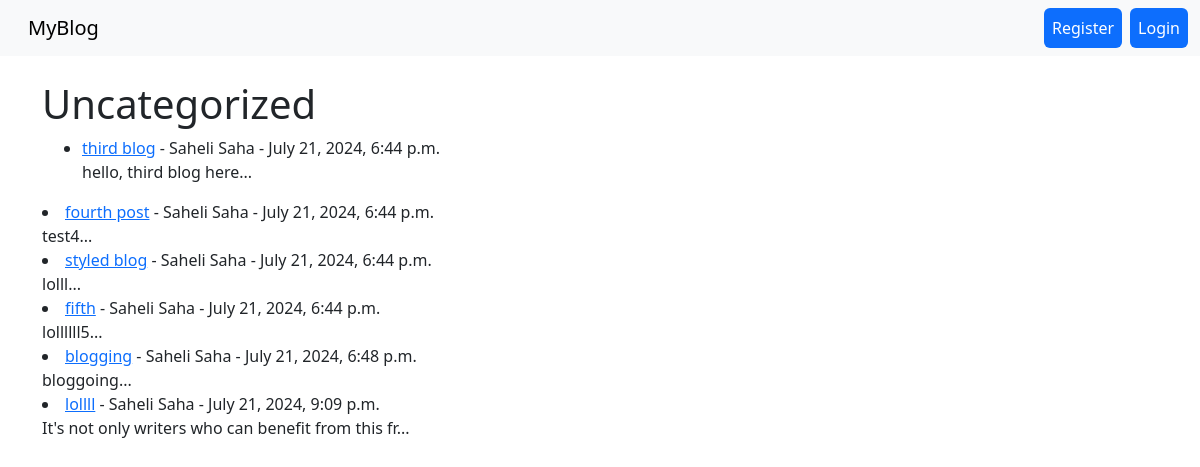
The page /category/uncategorized/ on the database its author committed.
### theblog/models.py (models this page shows, shortened)
class Post(models.Model):
    title = models.CharField(max_length=255)
    title_tag = models.CharField(max_length=255)
    author = models.ForeignKey(User, on_delete=models.CASCADE)
    body= RichTextField(blank=True,null=True)
    post_date = models.DateTimeField(auto_now_add=True)
    category = models.CharField(max_length=255, default='uncategorized')
    likes = models.ManyToManyField(User, related_name = 'blog_posts')
    snippet = models.CharField(max_length=255)
    header_image = models.ImageField( null=True,blank=True,upload_to="images/" )

### theblog/views.py (the view)
# urls.py: path('category/<str:cats>/', CategoryView, name = "category"),
def CategoryView(request,cats):
   category_posts = Post.objects.filter(category=cats.replace('-',' '))
   return render(request, 'categories.html', {'cats':cats.title().replace('-',' '), 'category_posts': category_posts})

### theblog/templates/categories.html (shortened to what this page needs)
{% extends 'base.html' %}
{% block content %}
{% if category_posts %}
    <h1>{{cats}}</h1>
    <ul>
    {% for post in category_posts %}
        <li>
            <a href="{% url 'article-detail' post.pk %}">{{post.title}}</a>
            - {{post.author.first_name}}
            {{post.author.last_name}}  -
            {{post.post_date}}
            <br/> {{ post.body|slice:":50" }}...
        </li>
    </ul>
    {% endfor %}
{% else %}
    This page does not exists...
{% endif %}
{% endblock %}

### rows shown on the page
Post: title "third blog", author.first_name "Saheli", author.last_name "Saha", post_date "July 21, 2024, 6:44 p.m.", body "hello, third blog here"
Post: title "fourth post", author.first_name "Saheli", author.last_name "Saha", post_date "July 21, 2024, 6:44 p.m.", body "test4"
Post: title "styled blog", author.first_name "Saheli", author.last_name "Saha", post_date "July 21, 2024, 6:44 p.m.", body "lolll"
Post: title "fifth", author.first_name "Saheli", author.last_name "Saha", post_date "July 21, 2024, 6:44 p.m.", body "lollllll5"
Post: title "blogging", author.first_name "Saheli", author.last_name "Saha", post_date "July 21, 2024, 6:48 p.m.", body "bloggoing"
Post: title "lollll", author.first_name "Saheli", author.last_name "Saha", post_date "July 21, 2024, 9:09 p.m.", body "It's not only writers who can benefit from this fr"

### other values the page prints
{{ cats }} "Uncategorized"
